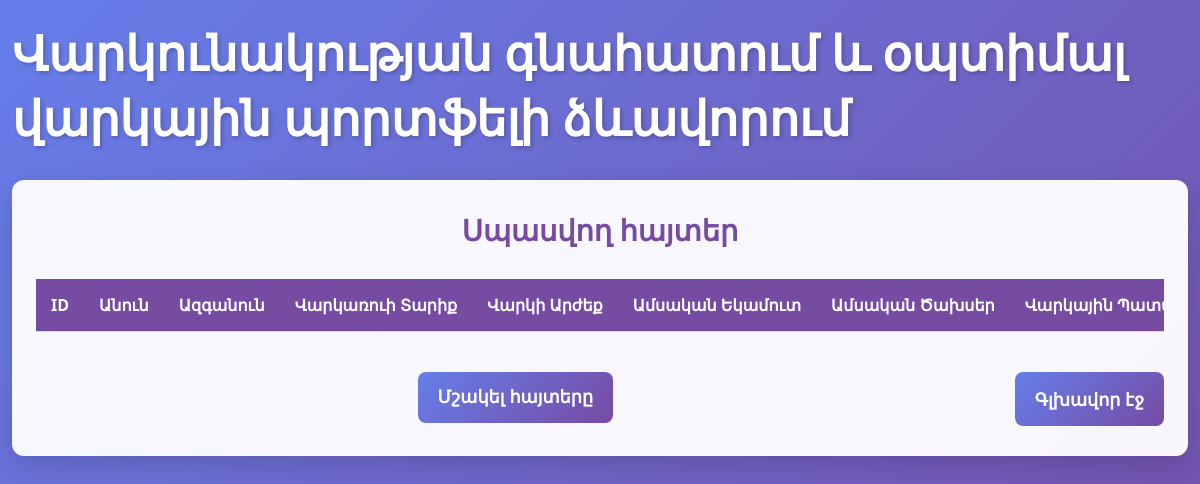
The page /pending/ on the database as committed earlier.
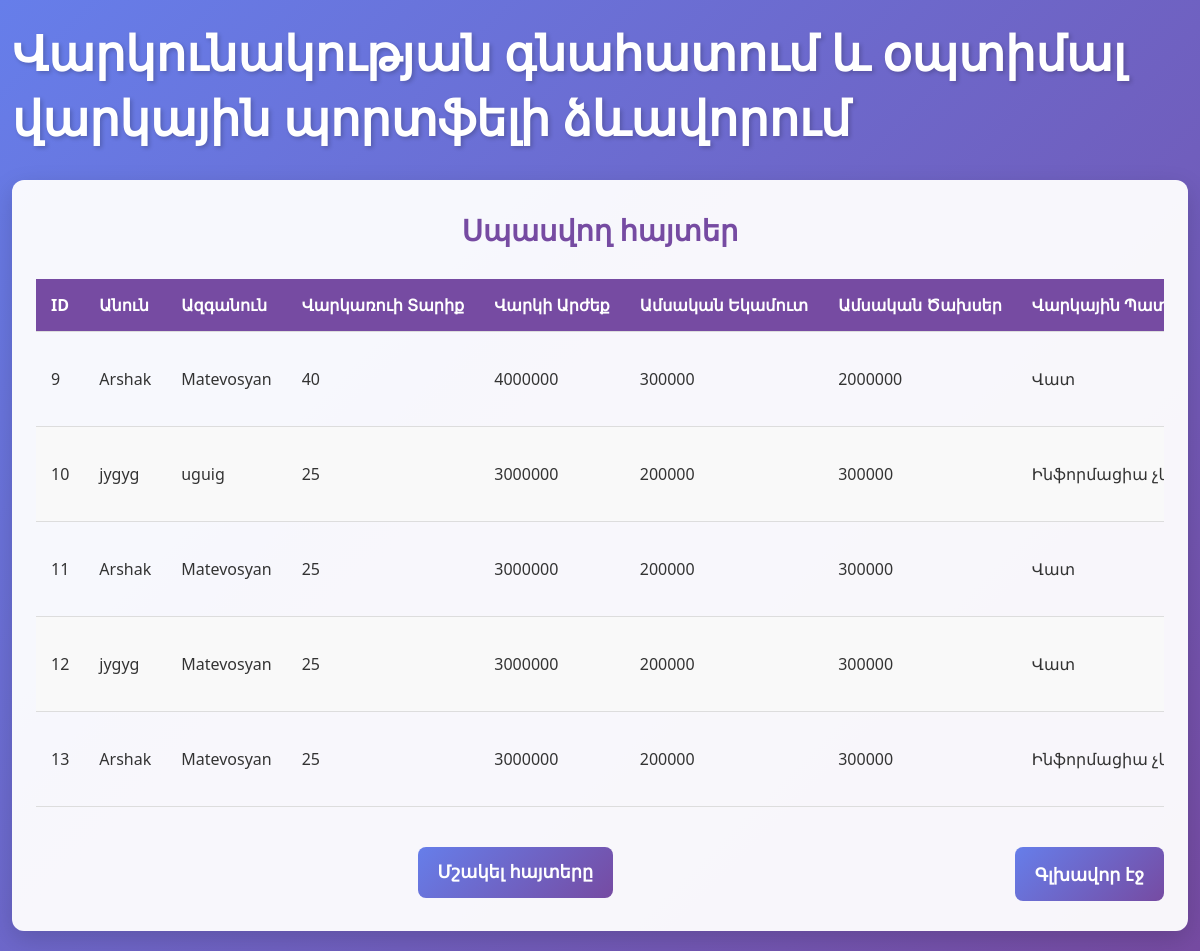
The same page on the database as committed later.
### scoring/models.py (models this page shows, shortened)
class Application(models.Model):
    class Sex(models.TextChoices):
        MALE = 'Male', _('Male')
        FEMALE = 'Female', _('Female')
    class ApplicationStatus(models.TextChoices):
        PENDING = 'Pending', _('Pending')
        ACCEPTED = 'Accepted', _('Accepted')
        REJECTED = 'Rejected', _('Rejected')
        PORTFOLIO = 'Portfolio', _('Portfolio')
    first_name = models.CharField(max_length=100)
    last_name = models.CharField(max_length=100)
    father_name = models.CharField(max_length=100)
    age = models.PositiveIntegerField()
    sex = models.CharField(max_length=10, choices=Sex.choices)
    family_members = models.PositiveIntegerField()
    monthly_income = models.PositiveIntegerField()
    credit_history = models.IntegerField()
    loan_type = models.IntegerField()
    loan_term = models.PositiveIntegerField()
    loan_amount = models.PositiveIntegerField()
    mortgage_type = models.IntegerField()
    prob_default = models.FloatField(null=True, blank=True)
    expected_profit = models.FloatField(null=True, blank=True)
    status = models.CharField(
        max_length=20,
        choices=ApplicationStatus.choices,
        default=ApplicationStatus.PENDING
    )
    marital_status = models.CharField(max_length=20, choices=MaritalStatus.choices, null=True, blank=True)
    education_level = models.CharField(max_length=20, choices=EducationLevel.choices, null=True, blank=True)
    employment_type = models.CharField(max_length=20, choices=EmploymentType.choices, null=True, blank=True)
    work_experience_months = models.PositiveIntegerField(default=0)
    other_monthly_income = models.PositiveIntegerField(default=0)
    existing_loans_amount = models.PositiveIntegerField(default=0)
    existing_monthly_payments = models.PositiveIntegerField(default=0)
    monthly_expenses = models.PositiveIntegerField(default=0)
    has_guarantor = models.BooleanField(default=False)
    CREDIT_HISTORY_LABELS = {
        1: 'Վատ',
        2: 'Ինֆորմացիա չկա',
        3: 'Միջին',
        4: 'Լավ',
        5: 'Գերազանց',
    }
    LOAN_TYPE_LABELS = {
        1: 'Հիփոթեքային վարկ',
        2: 'Ավտոմեքենայի վարկ',
        3: 'Սպառողական վարկ',
        5: 'Ապառիկ վարկ',
        6: 'Տան վերանորոգման վարկ',
    }
    LOAN_TERM_LABELS = {
        1: 'Մինչև 18 ամիս',
        2: '19-24',
        3: '25-60',
        4: '61-120',
        5: '121 և ավել',
    }
    MORTGAGE_TYPE_LABELS = {
        1: 'Առանց գրավի',
        2: 'Մեքենայի գրավով',
        3: 'Անշառժ գույքի գրավով',
    }
    def get_credit_history_display_label(self):
        return self.CREDIT_HISTORY_LABELS.get(self.credit_history, str(self.credit_history))
    def get_loan_type_display_label(self):
        return self.LOAN_TYPE_LABELS.get(self.loan_type, str(self.loan_type))
    def get_loan_term_display_label(self):
        return self.LOAN_TERM_LABELS.get(self.loan_term, str(self.loan_term))
    def get_mortgage_type_display_label(self):
        return self.MORTGAGE_TYPE_LABELS.get(self.mortgage_type, str(self.mortgage_type))

### scoring/views.py (the view)
# urls.py: path('pending/', views.pending_applications, name='pending_applications'),
def pending_applications(request):
    applications = Application.objects.filter(status=Application.ApplicationStatus.PENDING)
    return render(request, 'applications.html', {
        'applications': applications,
        'title': 'Սպասվող հայտեր',
        'page_type': 'pending',
    })

### scoring/templates/applications.html (shortened to what this page needs)
{% extends 'base.html' %}
{% block block_class %}block--wide{% endblock %}
{% block content %}
<div class="title">{{ title }}</div>
<div class="table-container">
    <table>
        <thead>
            <tr>
                <th>ID</th>
                <th>Անուն</th>
                <th>Ազգանուն</th>
                <th>Վարկառուի Տարիք</th>
                <th>Վարկի Արժեք</th>
                <th>Ամսական Եկամուտ</th>
                <th>Ամսական Ծախսեր</th>
                <th>Վարկային Պատմություն</th>
            </tr>
        </thead>
        <tbody>
            {% for application in applications %}
            <tr>
                <td>{{ application.id }}</td>
                <td>{{ application.first_name }}</td>
                <td>{{ application.last_name }}</td>
                <td>{{ application.age }}</td>
                <td>{{ application.loan_amount }}</td>
                <td>{{ application.monthly_income }}</td>
                <td>{{ application.monthly_expenses }}</td>
                <td>{{ application.get_credit_history_display_label }}</td>
            </tr>
            {% endfor %}
        </tbody>
    </table>
</div>
{% if page_type == 'pending' %}
<div class="first">
    <form method="POST" action="{% url 'process_applications' %}" style="display:inline">
        <input type="submit" value="Մշակել հայտերը" class="button">
    </form>
    <a href="{% url 'home' %}" class="button">Գլխավոր էջ</a>
</div>
{% else %}
<div class="first">
    <a href="{% url 'home' %}" class="button">Գլխավոր էջ</a>
</div>
{% endif %}
{% endblock %}

Rows that differ between the two databases and show on the page:
now on this page (row edited): Application: id "9", first_name "Arshak", last_name "Matevosyan", age "40", loan_amount "4000000", monthly_income "300000", monthly_expenses "2000000", get_credit_history_display_label "Վատ"
now on this page (row edited): Application: id "10", first_name "jygyg", last_name "uguig", age "25", loan_amount "3000000", monthly_income "200000", monthly_expenses "300000", get_credit_history_display_label "Ինֆորմացիա…"
added Application: id "11", first_name "Arshak", last_name "Matevosyan", age "25", loan_amount "3000000", monthly_income "200000", monthly_expenses "300000", get_credit_history_display_label "Վատ"
added Application: id "12", first_name "jygyg", last_name "Matevosyan", age "25", loan_amount "3000000", monthly_income "200000", monthly_expenses "300000", get_credit_history_display_label "Վատ"
added Application: id "13", first_name "Arshak", last_name "Matevosyan", age "25", loan_amount "3000000", monthly_income "200000", monthly_expenses "300000", get_credit_history_display_label "Ինֆորմացիա…"
